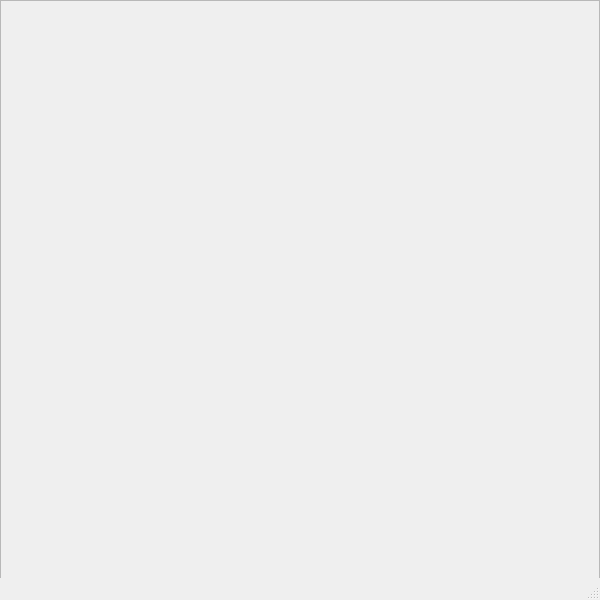
<?xml version="1.0" encoding="UTF-8"?>
<ui version="4.0">
 <author>IAE</author>
 <class>MainWindow</class>
 <widget class="QMainWindow" name="MainWindow">
  <property name="geometry">
   <rect>
    <x>0</x>
    <y>0</y>
    <width>600</width>
    <height>600</height>
   </rect>
  </property>
  <property name="font">
   <font>
    <family>NanumSquare</family>
   </font>
  </property>
  <property name="windowTitle">
   <string/>
  </property>
  <property name="windowIcon">
   <iconset theme="document-save-as">
    <normaloff>../../../../.designer/backup</normaloff>../../../../.designer/backup</iconset>
  </property>
  <property name="toolTip">
   <string/>
  </property>
  <property name="styleSheet">
   <string notr="true"/>
  </property>
  <widget class="QWidget" name="centralwidget">
   <widget class="QPlainTextEdit" name="edit_log">
    <property name="enabled">
     <bool>false</bool>
    </property>
    <property name="geometry">
     <rect>
      <x>0</x>
      <y>0</y>
      <width>600</width>
      <height>600</height>
     </rect>
    </property>
    <property name="readOnly">
     <bool>true</bool>
    </property>
   </widget>
  </widget>
  <widget class="QStatusBar" name="statusbar"/>
  <action name="actionExit">
   <property name="text">
    <string>Exit</string>
   </property>
  </action>
 </widget>
 <resources/>
 <connections/>
 <designerdata>
  <property name="gridDeltaX">
   <number>5</number>
  </property>
  <property name="gridDeltaY">
   <number>5</number>
  </property>
  <property name="gridSnapX">
   <bool>true</bool>
  </property>
  <property name="gridSnapY">
   <bool>true</bool>
  </property>
  <property name="gridVisible">
   <bool>true</bool>
  </property>
 </designerdata>
</ui>
